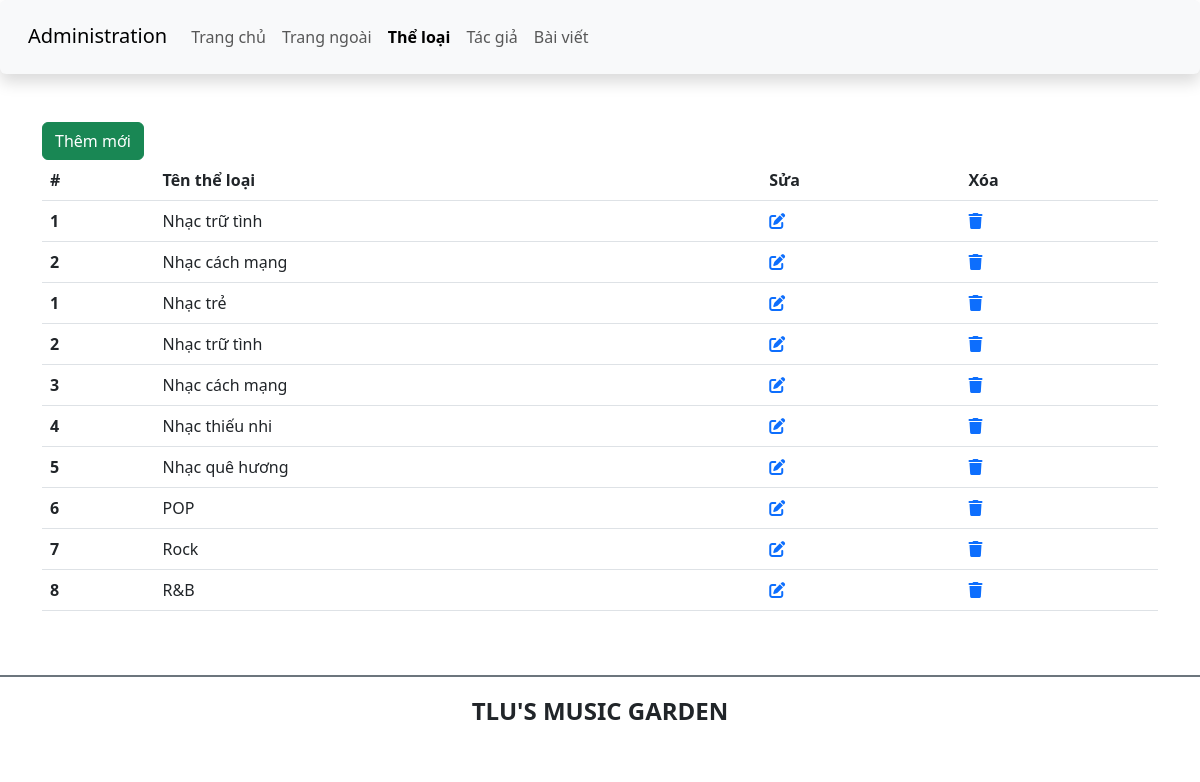
Screenshot of /admin/category.php with the database file from the repository.
### tables this page shows
CREATE TABLE theloai (
	ma_tloai INT PRIMARY KEY NOT NULL,
	ten_tloai VARCHAR(50) NOT null
);

### admin/category.php (the view, shortened to what this page needs)
<!DOCTYPE html>
<html lang="en">
<head>
    <link href="https://cdn.jsdelivr.net/npm/bootstrap@5.3.0-alpha1/dist/css/bootstrap.min.css" rel="stylesheet">
    <link rel="stylesheet" href="https://cdnjs.cloudflare.com/ajax/libs/font-awesome/6.3.0/css/all.min.css" />
    <link rel="stylesheet" href="css/style_login.css">
</head>
<body>
    <header>
        <nav class="navbar navbar-expand-lg bg-body-tertiary shadow p-3 bg-white rounded">
            <div class="container-fluid">
                <div class="h3">
                    <a class="navbar-brand" href="#">Administration</a>
                </div>
                <div class="collapse navbar-collapse" id="navbarSupportedContent">
                <ul class="navbar-nav me-auto mb-2 mb-lg-0">
                    <li class="nav-item">
                        <a class="nav-link" aria-current="page" href="./">Trang chủ</a>
                    </li>
                    <li class="nav-item">
                        <a class="nav-link" href="../index.php">Trang ngoài</a>
                    </li>
                    <li class="nav-item">
                        <a class="nav-link active fw-bold" href="category.php">Thể loại</a>
                    </li>
                    <li class="nav-item">
                        <a class="nav-link" href="author.php">Tác giả</a>
                    </li>
                    <li class="nav-item">
                        <a class="nav-link" href="article.php">Bài viết</a>
                    </li>
                </ul>
                </div>
            </div>
        </nav>
    </header>
    <main class="container mt-5 mb-5">
        <div class="row">
            <div class="col-sm">
                <a href="add_category.php" class="btn btn-success">Thêm mới</a>
                <table class="table">
                    <thead>
                        <tr>
                            <th scope="col">#</th>
                            <th scope="col">Tên thể loại</th>
                            <th>Sửa</th>
                            <th>Xóa</th>
                        </tr>
                    </thead>
                    <tbody>
                        <tr>
                            <th scope="row">1</th>
                            <td>Nhạc trữ tình</td>
                            <td>
                                <a href="edit_category.php?id=1"><i class="fa-solid fa-pen-to-square"></i></a>
                            </td>
                            <td>
                                <a href=""><i class="fa-solid fa-trash"></i></a>
                            </td>
                        </tr>
                        <tr>
                            <th scope="row">2</th>
                            <td>Nhạc cách mạng</td>
                            <td>
                                <a href="edit_category.php?id=2"><i class="fa-solid fa-pen-to-square"></i></a>
                            </td>
                            <td>
                                <a href=""><i class="fa-solid fa-trash"></i></a>
                            </td>
                        </tr>
                        <?php
                            $host = 'localhost';
                            $db = 'btth01_cse485';
                            $user = 'root';
                            $pass = '';
                            try {
                                $conn = new PDO("mysql:host=$host;dbname=$db", $user, $pass);
                            } catch (PDOException $e) {
                            echo $e->getMessage();
                            }
                        ?>
                        <?php
                            function countNumCategory() {
                                global $conn;
                                $result = $conn->query("SELECT count(ma_tloai) FROM theloai");
                                $count = $result->fetchColumn();
                                return $count;
                            }
                            function getCategory_Code($check_ID) {
                                global $conn;
                                $result = $conn->query("SELECT ma_tloai FROM theloai where ma_tloai = $check_ID");
                                $row = $result->fetch();
                                $ma_tloai = $row['ma_tloai'];
                            return $ma_tloai;
                            }
                            function getCategory_Name($check) {
                                global $conn;
                                $result = $conn->query("SELECT ten_tloai FROM theloai where ma_tloai = $check");
                                $row = $result->fetch();
                                $ten_tloai = $row['ten_tloai'];
                                return $ten_tloai;
                            }
                            ?>
                    </tbody>
                    <tbody>
                        <?php
                            for($i=1; $i<=countNumCategory(); $i++) {?>
                        <tr>
                            <th scope="row">
                                <?= getCategory_Code($i)?>
                            </th>
                            <td>
                                <?= getCategory_Name($i)?>
                            </td>
                            <td>
                                <a href="edit_article.php?id=1"><i class="fa-solid fa-pen-to-square"></i></a>
                            </td>
                            <td>
                                <a href=""><i class="fa-solid fa-trash"></i></a>
                            </td>
                        </tr>
                        <?php
                            }
                        ?>
                    </tbody>
                </table>
            </div>
        </div>
    </main>
    <footer class="bg-white d-flex justify-content-center align-items-center border-top border-secondary  border-2" style="height:80px">
        <h4 class="text-center text-uppercase fw-bold">TLU's music garden</h4>
    </footer>
</body>
</html>

### rows the page displays
theloai: ma_tloai "1", ten_tloai "Nhạc trẻ"
theloai: ma_tloai "2", ten_tloai "Nhạc trữ tình"
theloai: ma_tloai "3", ten_tloai "Nhạc cách mạng"
theloai: ma_tloai "4", ten_tloai "Nhạc thiếu nhi"
theloai: ma_tloai "5", ten_tloai "Nhạc quê hương"
theloai: ma_tloai "6", ten_tloai "POP"
theloai: ma_tloai "7", ten_tloai "Rock"
theloai: ma_tloai "8", ten_tloai "R&B"
